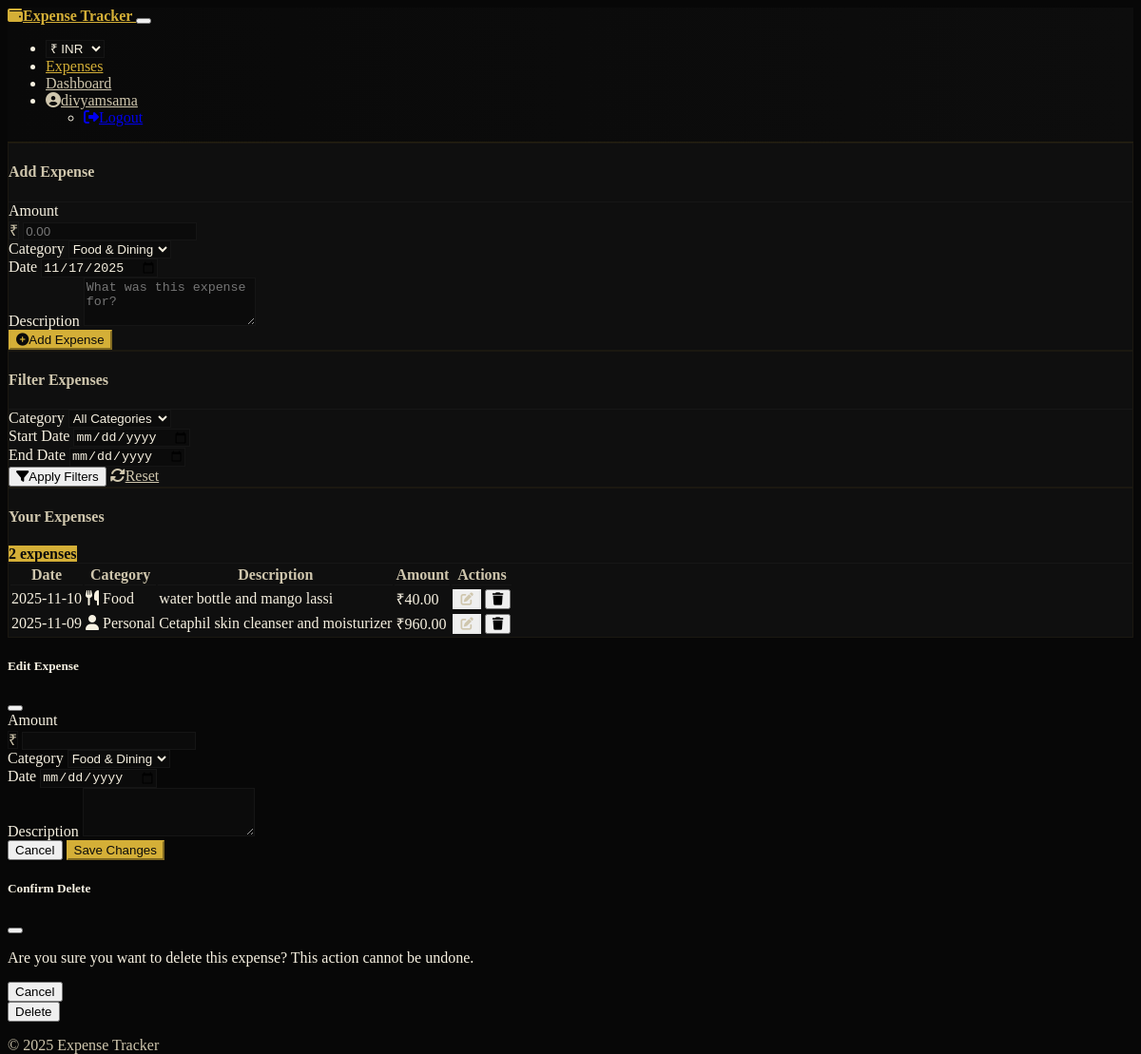
The app's page /expenses (signed in) with its own data.
### models.py (models this page shows, shortened)
class User(UserMixin, db.Model):
    id = db.Column(db.Integer, primary_key=True)
    username = db.Column(db.String(64), unique=True, nullable=False)
    email = db.Column(db.String(120), unique=True, nullable=False)
    password_hash = db.Column(db.String(256), nullable=False)
    expenses = db.relationship('Expense', backref='user', lazy='dynamic', cascade="all, delete-orphan")

class Expense(db.Model):
    id = db.Column(db.Integer, primary_key=True)
    amount = db.Column(db.Float, nullable=False)
    category = db.Column(db.String(30), nullable=False)
    date = db.Column(db.Date, nullable=False, default=datetime.utcnow)
    description = db.Column(db.Text, nullable=False)
    user_id = db.Column(db.Integer, db.ForeignKey('user.id'), nullable=False)
    created_at = db.Column(db.DateTime, default=datetime.utcnow)

### routes.py (the view)
@app.route('/expenses')
@login_required
def expenses():
    form = ExpenseForm()
    user_expenses = Expense.query.filter_by(user_id=current_user.id).order_by(Expense.date.desc()).all()
    return render_template('index.html', expenses=user_expenses, form=form)

### templates/index.html (shortened to what this page needs)
{% extends 'layout.html' %}
{% block content %}
<div class="row">
    <div class="col-lg-4 mb-4">
        <div class="card shadow-sm">
            <div class="card-header">
                <h4 class="mb-0">Add Expense</h4>
            </div>
            <div class="card-body">
                <form method="POST" action="{{ url_for('add_expense') }}">
                    <div class="mb-3">
                        <label for="amount" class="form-label">Amount</label>
                        <div class="input-group">
                            <span class="input-group-text">{{ current_currency_symbol }}</span>
                            {{ form.amount(class="form-control", placeholder="0.00") }}
                        </div>
                    </div>
                    <div class="mb-3">
                        <label for="category" class="form-label">Category</label>
                        {{ form.category(class="form-select") }}
                    </div>
                    <div class="mb-3">
                        <label for="date" class="form-label">Date</label>
                        {{ form.date(class="form-control", type="date") }}
                    </div>
                    <div class="mb-3">
                        <label for="description" class="form-label">Description</label>
                        {{ form.description(class="form-control", rows="3", placeholder="What was this expense for?") }}
                    </div>
                    <button type="submit" class="btn btn-primary w-100">
                        <i class="fas fa-plus-circle me-2"></i>Add Expense
                    </button>
                </form>
            </div>
        </div>
    </div>
    <div class="col-lg-8">
        <div class="card shadow-sm mb-4">
            <div class="card-header">
                <h4 class="mb-0">Filter Expenses</h4>
            </div>
            <div class="card-body">
                <form method="GET" action="{{ url_for('filter_expenses') }}" class="row g-3">
                    <div class="col-md-4">
                        <label for="category" class="form-label">Category</label>
                        <select name="category" class="form-select">
                            <option value="all">All Categories</option>
                        </select>
                    </div>
                    <div class="col-md-4">
                        <label for="start_date" class="form-label">Start Date</label>
                        <input type="date" class="form-control" id="start_date" name="start_date">
                    </div>
                    <div class="col-md-4">
                        <label for="end_date" class="form-label">End Date</label>
                        <input type="date" class="form-control" id="end_date" name="end_date">
                    </div>
                    <div class="col-12">
                        <button type="submit" class="btn btn-secondary">
                            <i class="fas fa-filter me-2"></i>Apply Filters
                        </button>
                        <a href="{{ url_for('index') }}" class="btn btn-outline-secondary">
                            <i class="fas fa-sync-alt me-2"></i>Reset
                        </a>
                    </div>
                </form>
            </div>
        </div>
        <div class="card shadow-sm">
            <div class="card-header d-flex justify-content-between align-items-center">
                <h4 class="mb-0">Your Expenses</h4>
                <span class="badge bg-primary">{{ expenses|length }} expenses</span>
            </div>
            <div class="card-body">
                {% if expenses %}
                <div class="table-responsive">
                    <table class="table table-hover align-middle">
                        <thead>
                            <tr>
                                <th>Date</th>
                                <th>Category</th>
                                <th>Description</th>
                                <th>Amount</th>
                                <th>Actions</th>
                            </tr>
                        </thead>
                        <tbody>
                            {% for expense in expenses %}
                            <tr>
                                <td>{{ expense.date.strftime('%Y-%m-%d') }}</td>
                                <td>
                                    <i class="fas fa-{{ category_icons.get(expense.category, 'tag') }} me-2"></i>
                                    {{ expense.category|capitalize }}
                                </td>
                                <td>{{ expense.description }}</td>
                                <td>{{ expense.amount|currency }}</td>
                                <td>
                                    <div class="btn-group btn-group-sm">
                                        <button type="button" class="btn btn-outline-secondary edit-btn"
                                                data-bs-toggle="modal" data-bs-target="#editExpenseModal"
                                                data-id="{{ expense.id }}"
                                                data-amount="{{ expense.amount }}"
                                                data-category="{{ expense.category }}"
                                                data-date="{{ expense.date.strftime('%Y-%m-%d') }}"
                                                data-description="{{ expense.description }}">
                                            <i class="fas fa-edit"></i>
                                        </button>
                                        <button type="button" class="btn btn-outline-danger delete-btn"
                                                data-bs-toggle="modal" data-bs-target="#deleteExpenseModal"
                                                data-id="{{ expense.id }}">
                                            <i class="fas fa-trash"></i>
                                        </button>
                                    </div>
                                </td>
                            </tr>
                            {% endfor %}
                        </tbody>
                    </table>
                </div>
                {% else %}
                <div class="text-center py-5">
                    <i class="fas fa-receipt fa-4x mb-3 text-muted"></i>
                    <h5>No expenses found</h5>
                    <p class="text-muted">Add your first expense using the form.</p>
                </div>
                {% endif %}
            </div>
        </div>
    </div>
</div>
<div class="modal fade" id="editExpenseModal" tabindex="-1" aria-labelledby="editExpenseModalLabel" aria-hidden="true">
    <div class="modal-dialog">
        <div class="modal-content">
            <div class="modal-header">
                <h5 class="modal-title" id="editExpenseModalLabel">Edit Expense</h5>
                <button type="button" class="btn-close" data-bs-dismiss="modal" aria-label="Close"></button>
            </div>
            <form id="editExpenseForm" method="POST">
                <div class="modal-body">
                    <div class="mb-3">
                        <label for="edit_amount" class="form-label">Amount</label>
                    <div class="input-group">
                        <span class="input-group-text">{{ current_currency_symbol }}</span>
                        <input type="number" step="0.01" min="0.01" class="form-control" id="edit_amount" name="amount" required>
                    </div>
                    </div>
                    <div class="mb-3">
                        <label for="edit_category" class="form-label">Category</label>
                        <select class="form-select" id="edit_category" name="category" required>
                            <option value="food">Food & Dining</option>
                        </select>
                    </div>
                    <div class="mb-3">
                        <label for="edit_date" class="form-label">Date</label>
                        <input type="date" class="form-control" id="edit_date" name="date" required>
                    </div>
                    <div class="mb-3">
                        <label for="edit_description" class="form-label">Description</label>
                        <textarea class="form-control" id="edit_description" name="description" rows="3" required></textarea>
                    </div>
                </div>
                <div class="modal-footer">
                    <button type="button" class="btn btn-secondary" data-bs-dismiss="modal">Cancel</button>
                    <button type="submit" class="btn btn-primary">Save Changes</button>
                </div>
            </form>
        </div>
    </div>
</div>
<div class="modal fade" id="deleteExpenseModal" tabindex="-1" aria-labelledby="deleteExpenseModalLabel" aria-hidden="true">
    <div class="modal-dialog">
        <div class="modal-content">
            <div class="modal-header">
                <h5 class="modal-title" id="deleteExpenseModalLabel">Confirm Delete</h5>
                <button type="button" class="btn-close" data-bs-dismiss="modal" aria-label="Close"></button>
            </div>
            <div class="modal-body">
                <p>Are you sure you want to delete this expense? This action cannot be undone.</p>
            </div>
            <div class="modal-footer">
                <button type="button" class="btn btn-secondary" data-bs-dismiss="modal">Cancel</button>
                <form id="deleteExpenseForm" method="POST">
                    <button type="submit" class="btn btn-danger">Delete</button>
                </form>
            </div>
        </div>
    </div>
</div>
{% endblock %}

### templates/layout.html (shortened to what this page needs)
<!DOCTYPE html>
<html lang="en">
<head>
    <link href="https://cdn.replit.com/agent/bootstrap-agent-dark-theme.min.css" rel="stylesheet">
    <link rel="stylesheet" href="https://cdnjs.cloudflare.com/ajax/libs/font-awesome/6.4.0/css/all.min.css">
    <link rel="stylesheet" href="{{ url_for('static', filename='css/style.css') }}">
</head>
<body>
    <nav class="navbar navbar-expand-lg navbar-dark">
        <div class="container">
            <a class="navbar-brand" href="{{ url_for('index') }}">
                <i class="fas fa-wallet me-2"></i>Expense Tracker
            </a>
            <button class="navbar-toggler" type="button" data-bs-toggle="collapse" data-bs-target="#navbarNav"
                aria-controls="navbarNav" aria-expanded="false" aria-label="Toggle navigation">
            </button>
            <div class="collapse navbar-collapse" id="navbarNav">
                <ul class="navbar-nav ms-auto">
                    <li class="nav-item ms-2 d-flex align-items-center">
                        <form id="currencyForm" class="m-0">
                            <select id="currencySelect" class="form-select form-select-sm" aria-label="Select currency">
                                {% for code, label in [('INR','₹ INR'),('USD','$ USD'),('EUR','€ EUR'),('GBP','£ GBP'),('JPY','¥ JPY'),('AUD','$ AUD')] %}
                                <option value="{{ code }}" {% if current_currency==code %}selected{% endif %}>{{ label }}</option>
                                {% endfor %}
                            </select>
                        </form>
                    </li>
                    {% if current_user.is_authenticated %}
                        <li class="nav-item">
                            <a class="nav-link {% if request.path == '/expenses' %}active{% endif %}" href="{{ url_for('expenses') }}">Expenses</a>
                        </li>
                        <li class="nav-item">
                            <a class="nav-link {% if request.path == '/dashboard' %}active{% endif %}" href="{{ url_for('dashboard') }}">Dashboard</a>
                        </li>
                        <li class="nav-item dropdown">
                            <a class="nav-link dropdown-toggle" href="#" role="button" data-bs-toggle="dropdown" aria-expanded="false">
                                <i class="fas fa-user-circle me-1"></i>{{ current_user.username }}
                            </a>
                            <ul class="dropdown-menu dropdown-menu-end">
                                <li><a class="dropdown-item" href="{{ url_for('logout') }}"><i class="fas fa-sign-out-alt me-2"></i>Logout</a></li>
                            </ul>
                        </li>
                    {% endif %}
                </ul>
            </div>
        </div>
    </nav>
    <div class="container mt-4">
        {% block content %}{% endblock %}
    </div>
    <footer class="mt-5 py-3 text-center text-muted">
        <div class="container">
            <p>© 2025 Expense Tracker</p>
        </div>
    </footer>
</body>
</html>

### records on screen
User: username "divyamsama"
Expense: date "2025-11-10", category "Food", description "water bottle and mango lassi", amount "₹40.00"
Expense: date "2025-11-09", category "Personal", description "Cetaphil skin cleanser and moisturizer", amount "₹960.00"

### other values on screen
{{ current_currency_symbol }} "₹"
{{ expenses|length }} "2"
form field value "₹ INR"
